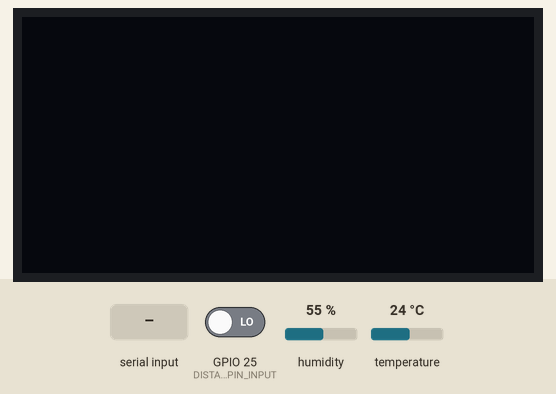
Simulated run of this program. Board: ESP32. Parts: 128×64 one-colour display. The test bench sets the inputs (shaded band); at power-on: GPIO 25 (DISTANCE_PIN_INPUT) LOW, humidity 55 %, temperature 24 °C. What the program prints to the serial monitor is not drawn.

Above: at 2.2 s.
2.3 s: GPIO 25 (DISTANCE_PIN_INPUT) driven HIGH
At 5.8 s:
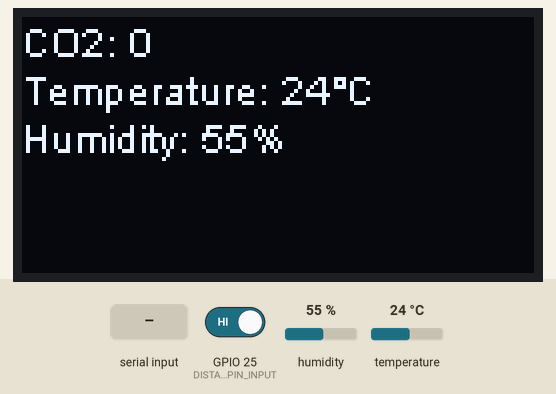
7.0 s: "1" received over the second serial link
At 10.5 s:
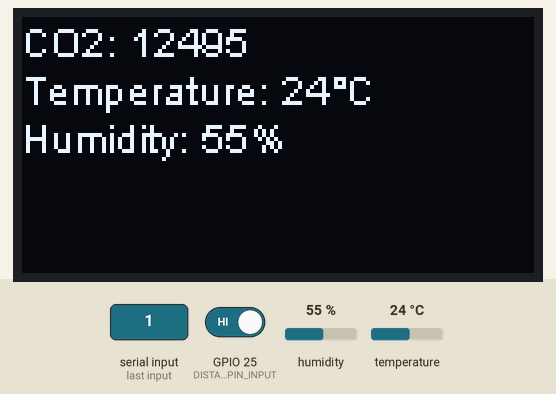
11.5 s: humidity set to 22 %
At 15.8 s:
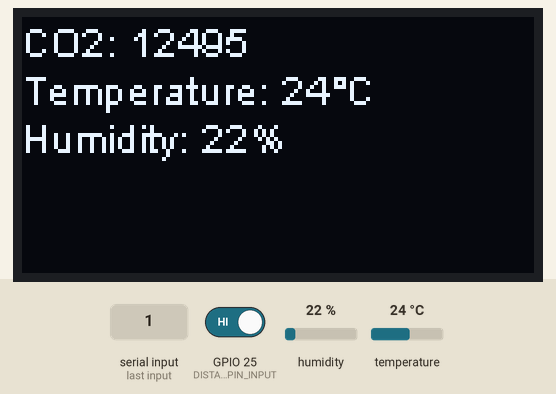
17.0 s: temperature set to 12 °C
At 20.5 s:
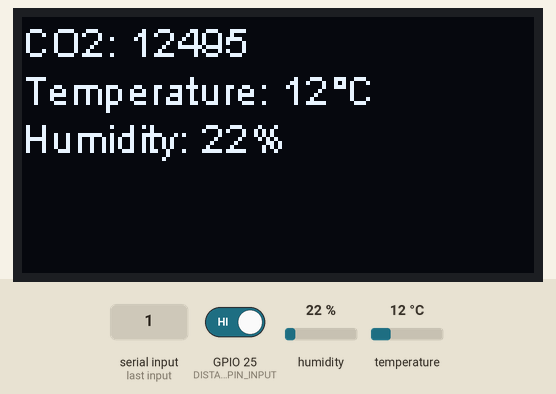
21.5 s: "0" received over the second serial link
At 30.5 s:
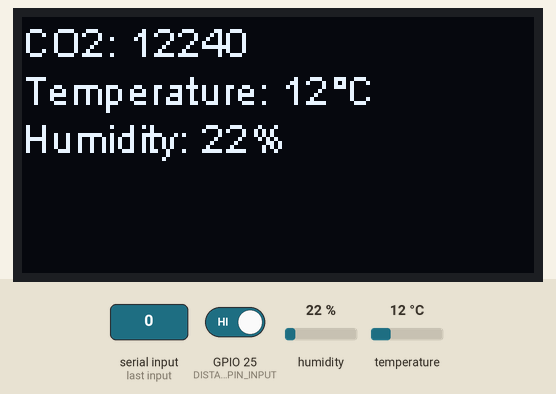
31.5 s: humidity set to 40 %
At 35.9 s:
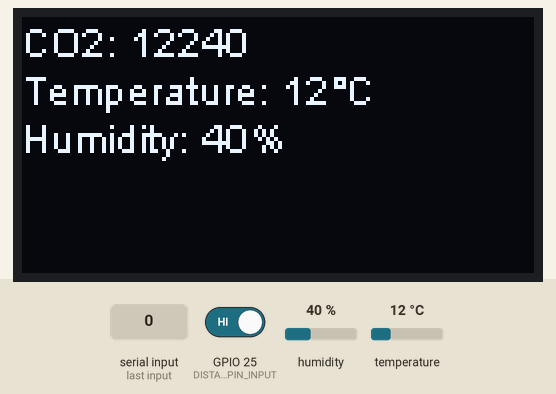
Timing chart, 0 to 37.4 s (numbered marks = the images above; inputs shaded):
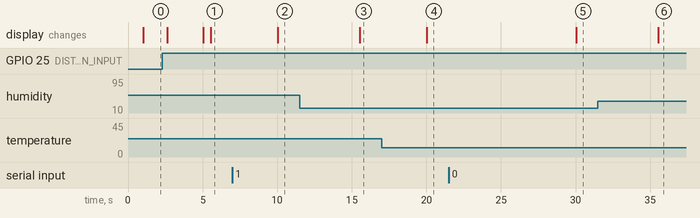

Measured:
- after the input at 2.3 s, the display: first changes after 0.33 s (image 1 shows a later state)
- after the input at 7.0 s, the display: changes after 3.0 s (image 2)
- after the input at 11.5 s, the display: changes after 4.0 s (image 3)
- after the input at 17.0 s, the display: changes after 3.0 s (image 4)
- after the input at 21.5 s, the display: changes after 8.5 s (image 5)
- after the input at 31.5 s, the display: changes after 4.0 s (image 6)

The program:

main.cpp
```cpp
#include<Arduino.h>
#include<stdio.h>
#include"ProducteurConsommateur.h"
#include"TemperatureHumidity.h"
#include"UartESP.h"
#include"DisplayData.h"

// ───────────────────────────────────────────────────────────────────  //
// ────────────────────────────SETUP──────────────────────────────────  //
// ───────────────────────────────────────────────────────────────────  //
void setup() {
  // --------------------------------------------
  Serial.begin(115200);
  Serial.println();

  v_initProducteurConsommateur();
  v_initTemp();
  v_initUart();
  v_initDisplay();

}
// ───────────────────────────────────────────────────────────────────  //
// ───────────────────────────────────────────────────────────────────  //
// ───────────────────────────────────────────────────────────────────  //

void loop() {

}
```

DisplayData.cpp
```cpp
#include<Arduino.h>
#include<stdio.h>
#include<Wire.h>
#include<SSD1306Wire.h>
#include"DisplayData.h"
#include"ProducteurConsommateur.h"


SSD1306Wire display(0x3c, SDA, SCL);
u_int16_t displayCO2, displayTemp, displayHum;
volatile bool displayEnabled = false;
portMUX_TYPE mux = portMUX_INITIALIZER_UNLOCKED;


// ───────────────────────────────────────────────────────────────────  //

void IRAM_ATTR handleInterrupt() {
  // Lire l'état actuel de la broche
  int state = digitalRead(DISTANCE_PIN_INPUT);

  portENTER_CRITICAL_ISR(&mux);
  displayEnabled = (state == HIGH);
  portEXIT_CRITICAL_ISR(&mux);

}

void v_initDistanceInterrupt() {
  pinMode(DISTANCE_PIN_INPUT, INPUT);
  attachInterrupt(digitalPinToInterrupt(DISTANCE_PIN_INPUT), handleInterrupt, CHANGE);
}

// ───────────────────────────────────────────────────────────────────  //

void v_initDisplay() {
  delay(1000);                        // Pour être sur que les autres tâches sont bien lancées
  Serial.begin(115200);
  display.init();
  display.flipScreenVertically();
  display.setFont(ArialMT_Plain_10);

  displayTemp = 0;
  displayHum  = 0;
  displayCO2  = 0;

  v_initDistanceInterrupt();

  xTaskCreatePinnedToCore(
			v_displayTask,                  /* Function to implement the task */
			"printingTask",                 /* Name of the task */
			4000,                           /* Stack size in words */
			NULL,                           /* Task input parameter */
			2,                              /* Priority of the task */
			NULL,                           /* Task handle. */
			0);                             /* Core where the task should run */


  Serial.println("Display initiated");
}

// ───────────────────────────────────────────────────────────────────  //

void v_displayTask(void *pvParameters) {
    DataType newProduct;
    volatile bool currentDisplayEnabled;
  // ---------------------------------------//
    TickType_t xLastWakeTime;
    const TickType_t xFrequency = pdMS_TO_TICKS(DISTANCE_PERIOD);
    xLastWakeTime = xTaskGetTickCount();
  // ---------------------------------------//

  while (true) {
    // ---------------------------------------//
    xTaskDelayUntil( &xLastWakeTime, xFrequency);
    // ---------------------------------------//

    newProduct = DT_removeFromBuffer();

    switch (newProduct.type) {
    case Temperature:
        printf("Modification de la Temperature : %d\n", newProduct.value);
        displayTemp = newProduct.value;
        break;
    case Humidity:
        printf("Modification de l'humidité : %d\n", newProduct.value);
        displayHum = newProduct.value;
        break;
    case CO2:
        printf("Modification du CO2 : %d\n", newProduct.value);
        displayCO2 = newProduct.value;
        break;
    case ERROR:
      break;
    default:
        break;
    }

    portENTER_CRITICAL(&mux);
    currentDisplayEnabled = displayEnabled;
    portEXIT_CRITICAL(&mux);

    if (currentDisplayEnabled) {
      display.clear();
      display.setTextAlignment(TEXT_ALIGN_LEFT);
      display.drawString(0, 0, "CO2: " + String(displayCO2));
      display.drawString(0, 12, "Temperature: " + String(displayTemp) + "°C");
      display.drawString(0, 24, "Humidity: " + String(displayHum) + "%");
      display.display();
    } else {
      display.clear();
      display.display();
    }

  }
}
```

DisplayData.h
```cpp
#ifndef DISPLAYDATA_h
#define DISPLAYDATA_h

#include<Arduino.h>
#include<stdio.h>
#include <Wire.h>
#include <SSD1306Wire.h>

// Définitions
// ───────────────────────────────────────────────────────────────────  //

const u_int8_t DISTANCE_PIN_INPUT = 25;
const uint16_t DISTANCE_PERIOD    = 500;

// Déclarations fonctions
// ───────────────────────────────────────────────────────────────────  //

void v_initDisplay();
void v_displayTask(void *pvParameters);

// Déclarations variables globales
// ───────────────────────────────────────────────────────────────────  //


#endif // DISPLAYDATA_H
```

ProducteurConsommateur.cpp
```cpp
#include"ProducteurConsommateur.h"

// Déclaration variables globales
// ───────────────────────────────────────────────────────────────────  //

// --------------------------------------------------------------------------------------------//
SemaphoreHandle_t xBufferPC;      // Mutex
SemaphoreHandle_t xBufferPCPlein; // Nombre de place possible à lire
SemaphoreHandle_t xBufferPCVide;  // Nombre de place possible à écrire
// --------------------------------------------------------------------------------------------//

DataType BufferPC[bufferSize];    // Création du buffer contenant les productions
int positionP;                    // Position de la prochaine production à mettre dans le buffer
int positionC;                    // Position de la prochaine production à consommer


// ───────────────────────────────────────────────────────────────────  //

void v_initProducteurConsommateur() {

    positionP = 0;
    positionC = 0;

    // --------------------------------------------------------------------------------------------//
    xBufferPC = xSemaphoreCreateBinary();
    xSemaphoreGive(xBufferPC);
    xBufferPCPlein = xSemaphoreCreateCounting(bufferSize, 0);
    xBufferPCVide = xSemaphoreCreateCounting(bufferSize, bufferSize);
    // --------------------------------------------------------------------------------------------//

    printf("Producteur consommateur initialized\n");

}

// ───────────────────────────────────────────────────────────────────  //

void v_addToBuffer(u_int16_t value, DataTypeEnum type) {
    /*
     * Cette fonction est appelée de manière asynchrone par les différents
     * producteurs. Elle permet uniquement d'éviter la duplucation de code dans les taks
     */


    DataType newData;

    newData.value = value;  // Complétion de la valeur de la production
    newData.type  = type;   // Type de production ajouter

    // --------------------------------------------------------------------------------------------//
    xSemaphoreTake(xBufferPCVide, portMAX_DELAY);  // Demande le droit d'écrire, il faut qu'il y ait une place libre dans le buffer
    xSemaphoreTake(xBufferPC, portMAX_DELAY);      // Demande le droit d'accès au buffer
    // --------------------------------------------------------------------------------------------//

    BufferPC[positionP] = newData;                 // Ajout de la production au buffer
    positionP = (positionP + 1) % bufferSize;

    // --------------------------------------------------------------------------------------------//
    xSemaphoreGive(xBufferPC);                     // Libération du droit d'accès au buffer
    xSemaphoreGive(xBufferPCPlein);                // Ajoute la possibilité de consommer une valeur de plus dans le buffer
    // --------------------------------------------------------------------------------------------//
}

// ───────────────────────────────────────────────────────────────────  //

DataType DT_removeFromBuffer() {
    /*
     * Cette fonction est appelée de manière asynchrone par le(s) différents
     * consommateur. Elle permet uniquement d'éviter la duplucation de code dans les taks
     */

    DataType newData;
    // --------------------------------------------------------------------------------------------//
    if (xSemaphoreTake(xBufferPCPlein, pdMS_TO_TICKS(DELAY_REMOVE)) == pdTRUE) {
        // Demande le droit de consommer, il faut qu'il y ait une place libre dans le buffer
        if (xSemaphoreTake(xBufferPC, pdMS_TO_TICKS(DELAY_REMOVE)) == pdTRUE) {
            // Demande le droit d'accès au buffer
            newData = BufferPC[positionC];
            positionC = (positionC + 1) % bufferSize;

            // --------------------------------------------------------------------------------------------//
            xSemaphoreGive(xBufferPC);                     // Libération du droit d'accès au buffer
            xSemaphoreGive(xBufferPCVide);                // Ajoute la possibilité de consommer une valeur de plus dans le buffer
            // --------------------------------------------------------------------------------------------//
            return newData;
        } else {
            xSemaphoreGive(xBufferPCPlein);                 // We did not use to place
            newData.value = 0;
            newData.type = ERROR;
            return newData;
        }
    } else {
        newData.value = 0;
        newData.type = ERROR;
        return newData;
    }

}
```

ProducteurConsommateur.h
```cpp
#ifndef PRODUCTEUR_CONSOMMATEUR_H
#define PRODUCTEUR_CONSOMMATEUR_H

#include<Arduino.h>
#include<stdio.h>

/*
 * Fichier contenant les ressources nécessaire à la mise en place du modèle producteur
 * consommateur. Une fonction d'initialisation est présente dans le fichier .cpp correspondant.
 */

// Définitions
// ───────────────────────────────────────────────────────────────────  //

const int bufferSize   = 50;
const int DELAY_REMOVE = 100; // After 250ms waiting a semaphore, the program abort and send error data.

// Déclarations types
// ───────────────────────────────────────────────────────────────────  //

enum DataTypeEnum {
  ERROR       = 0,
  Humidity    = 1,
  CO2         = 2,
  Temperature = 3
};

typedef struct {
  enum DataTypeEnum type; // Le type de production
  uint16_t value;         // Valeur de la production
} DataType;

// Déclarations fonctions
// ───────────────────────────────────────────────────────────────────  //

void v_initProducteurConsommateur();
void v_addToBuffer(u_int16_t value, DataTypeEnum type);
DataType DT_removeFromBuffer();

#endif // PRODUCTEUR_CONSOMMATEUR_H
```

TemperatureHumidity.cpp
```cpp
#include<Arduino.h>
#include"DHTesp.h"
#include"TemperatureHumidity.h"
#include"ProducteurConsommateur.h"


DHTesp dht;
// ───────────────────────────────────────────────────────────────────  //

void v_initTemp() {
    dht.setup(DHT_PIN, DHTesp::DHT22);  // Initialize temperature sensor

    // Start task to get temperature
	xTaskCreatePinnedToCore(
        v_HumidityTemperatureTask,      /* Function to implement the task */
        "tempTask ",                    /* Name of the task */
        4000,                           /* Stack size in words */
        NULL,                           /* Task input parameter */
        5,                              /* Priority of the task */
        NULL,                           /* Task handle. */
        1);                             /* Core where the task should run */

    Serial.println("Temperature and humidity initialized");
}

// ───────────────────────────────────────────────────────────────────  //

void v_HumidityTemperatureTask(void *pvParameters) {
  // --------------------------------------------------------------------------------------------//
    TickType_t xLastWakeTime;                                   // Seting up the periodicity of the task
    const TickType_t xFrequency = pdMS_TO_TICKS(TEMPERATURE_HUMIDITY_PERIOD);    // Period of the task
    xLastWakeTime = xTaskGetTickCount();                        // The counter
  // --------------------------------------------------------------------------------------------//

  while (true) {
    // --------------------------------------------------------------------------------------------//
    xTaskDelayUntil( &xLastWakeTime, xFrequency);
    // --------------------------------------------------------------------------------------------//

    TempAndHumidity newValues = dht.getTempAndHumidity();
    if (dht.getStatus() == 0) {
        v_addToBuffer((uint16_t) newValues.temperature, Temperature);
        v_addToBuffer((uint16_t) newValues.humidity, Humidity);
    }

  }
}
```

TemperatureHumidity.h
```cpp
#ifndef TEMPERATURE_H
#define TEMPERATURE_H

#include<Arduino.h>
#include"DHTesp.h"


// Définitions
// ───────────────────────────────────────────────────────────────────  //
const int DHT_PIN                     = 15;
const int TEMPERATURE_HUMIDITY_PERIOD = 5000;

// Déclarations fonctions
// ───────────────────────────────────────────────────────────────────  //

void v_initTemp();
void v_HumidityTemperatureTask(void *pvParameters); // Initialisation de la tâche

// Déclarations variables globales
// ───────────────────────────────────────────────────────────────────  //


#endif // TEMPERATURE_H
```

UartESP.cpp
```cpp
#include<Arduino.h>
#include"driver/uart.h"
#include"UartESP.h"
#include"ProducteurConsommateur.h"

uint8_t DataRX_RS232[LEN_RS232];
int rxBytes;

const uart_config_t uart_config = {
  .baud_rate = 9600,
  .data_bits = UART_DATA_8_BITS,
  .parity = UART_PARITY_DISABLE,
  .stop_bits = UART_STOP_BITS_1,
  .flow_ctrl = UART_HW_FLOWCTRL_DISABLE,
  .source_clk = UART_SCLK_APB,
  };

// ───────────────────────────────────────────────────────────────────  //

void v_initUart() {
    uart_driver_install(UART_NUM_1, RX_BUF_SIZE * 2, 0, 0, NULL, 0);
    uart_param_config(UART_NUM_1, &uart_config);
    uart_set_pin(UART_NUM_1, RS232_RX, RS232_TX, UART_PIN_NO_CHANGE, UART_PIN_NO_CHANGE);
    rxBytes = 0;
    xTaskCreatePinnedToCore(
        v_uartTask,                     /* Function to implement the task */
        "uartTask ",                    /* Name of the task */
        4000,                           /* Stack size in words */
        NULL,                           /* Task input parameter */
        2,                              /* Priority of the task */
        NULL,                           /* Task handle. */
        0);                             /* Core where the task should run */

    Serial.println("UART initiated");
}

// ───────────────────────────────────────────────────────────────────  //

void v_uartTask(void *pvParameters) {
    uint16_t co2 = 0;
    // --------------------------------------------------------------------------------------------//
    TickType_t xLastWakeTime;
    const TickType_t xFrequency = pdMS_TO_TICKS(UART_ESP_PERIOD);
    xLastWakeTime = xTaskGetTickCount();
    // --------------------------------------------------------------------------------------------//

    while (true) {
    // --------------------------------------------------------------------------------------------//
    xTaskDelayUntil( &xLastWakeTime, xFrequency);
    // --------------------------------------------------------------------------------------------//

    rxBytes = uart_read_bytes(UART_NUM_1, DataRX_RS232, LEN_RS232, 1000 / portTICK_PERIOD_MS);
    printf("Reading %d bytes\n", rxBytes);
    if (rxBytes > 0) {
        co2 = DataRX_RS232[0]*255 + DataRX_RS232[1];
        printf("---> CO2 %d \n", co2);
        v_addToBuffer(co2, CO2);
    }
  }
}
```

UartESP.h
```cpp
#include<Arduino.h>
#include<stdio.h>
#include"driver/uart.h"

// Définitions
// ───────────────────────────────────────────────────────────────────  //
const int UART_ESP_PERIOD = 10000;
const int RS232_RX        = 27;
const int RS232_TX        = 26;
const int RX_BUF_SIZE     = 1024;
const int LEN_RS232       = 2;

// Déclarations fonctions
// ───────────────────────────────────────────────────────────────────  //

void v_initUart();
void v_uartTask(void *pvParameters); // Initialisation de la tâche

// Déclarations variables globales
// ───────────────────────────────────────────────────────────────────  //
```
